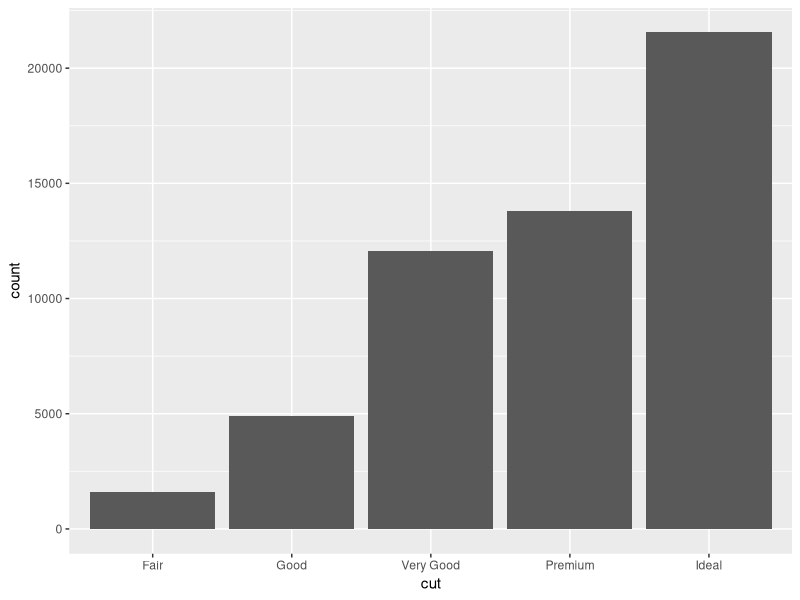
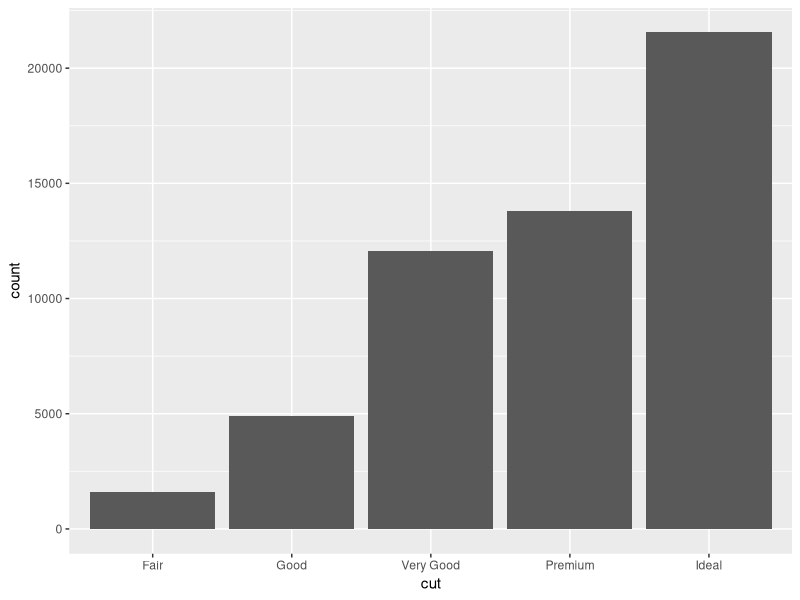
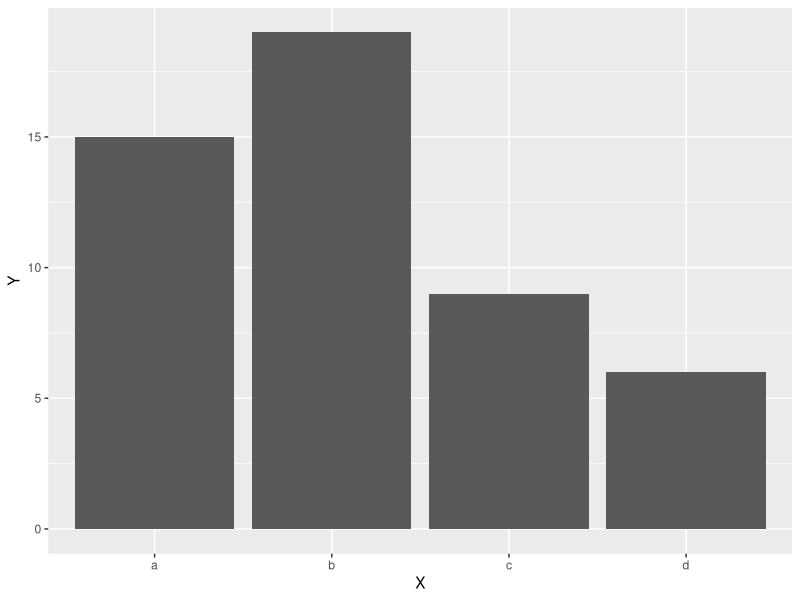
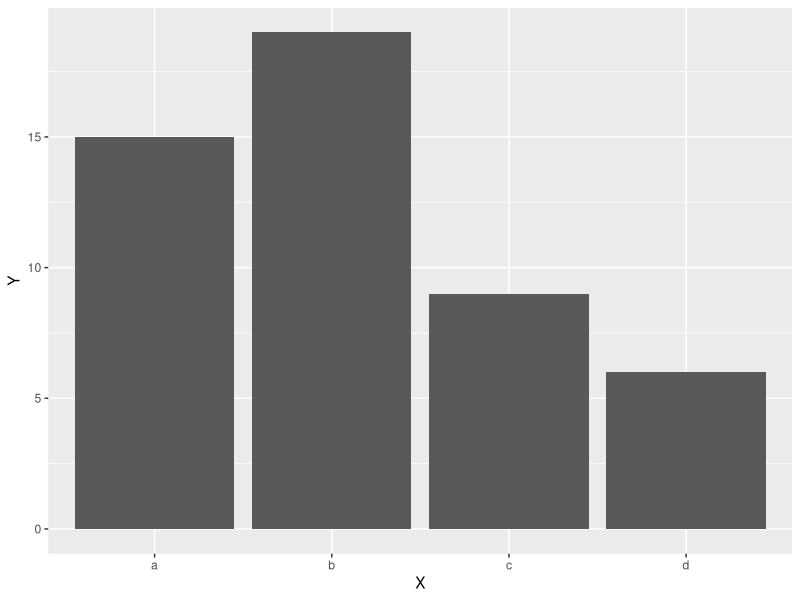
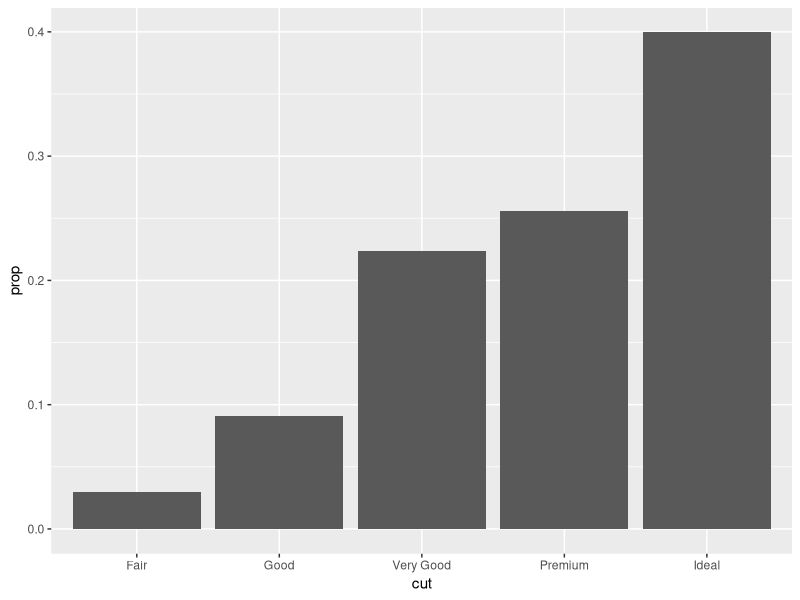
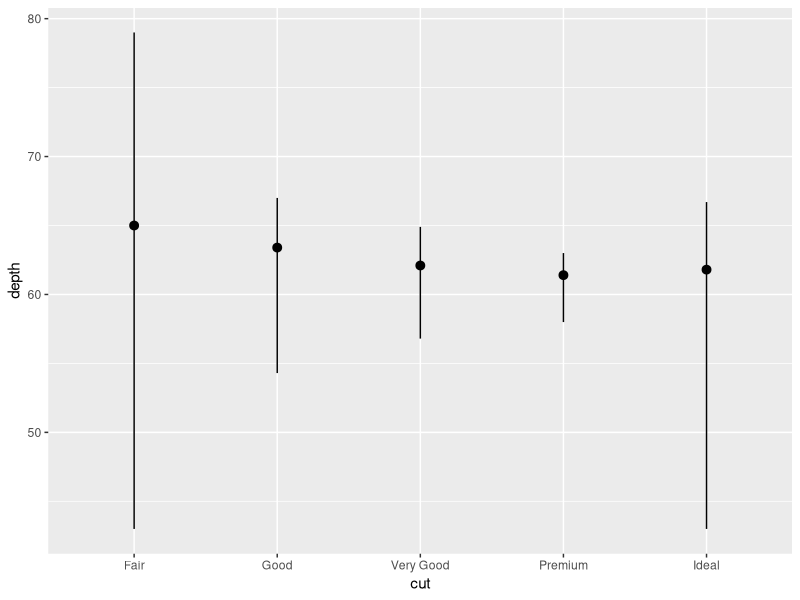

The R script that drew these images, in order:
## ---- chunk 1
# loading libraries
library(tidyverse)

# modifying chart size
options(repr.plot.width=5, repr.plot.height=3)
## ---- chunk 2
head(diamonds)
## ---- chunk 3
ggplot(data = diamonds) + 
  geom_bar(mapping = aes(x = cut))
## ---- chunk 4
ggplot(data = diamonds) + 
  stat_count(mapping = aes(x = cut))
## ---- chunk 5
demo <- data.frame(X=c("a","b","c","d"),
           Y=sample(5:20, 4, replace=FALSE))

demo
## ---- chunk 6
ggplot(data = demo) +
  geom_bar(mapping = aes(x = X, y = Y), stat = "identity")
## ---- chunk 7
ggplot(data = demo) +
  geom_col(mapping = aes(x = X, y = Y))
## ---- chunk 8
ggplot(data = diamonds) + 
  geom_bar(mapping = aes(x = cut, y = ..prop.., group = 1))
## ---- chunk 9
ggplot(data = diamonds) + 
  stat_summary(
    mapping = aes(x = cut, y = depth),
    fun.ymin = min,
    fun.ymax = max,
    fun.y = median
  )
